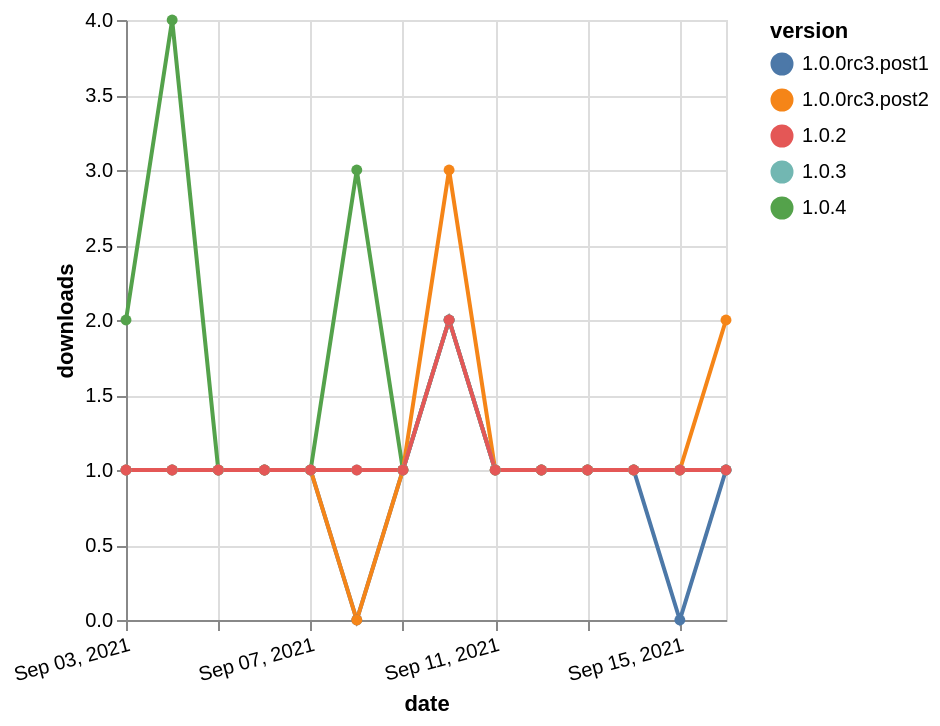

Specify this chart in Vega-Lite:
### Vega-Lite specification from a JSON file in a GitHub repository (floating-point values rounded to 4 significant figures)
{"$schema": "https://vega.github.io/schema/vega-lite/v5.json", "description": "A simple bar chart with embedded data.", "data": {"values": [{"date": "2021-09-03", "total": 126, "delta": 2, "version": "1.0.4"}, {"date": "2021-09-04", "total": 130, "delta": 4, "version": "1.0.4"}, {"date": "2021-09-05", "total": 131, "delta": 1, "version": "1.0.4"}, {"date": "2021-09-06", "total": 132, "delta": 1, "version": "1.0.4"}, {"date": "2021-09-07", "total": 133, "delta": 1, "version": "1.0.4"}, {"date": "2021-09-08", "total": 136, "delta": 3, "version": "1.0.4"}, {"date": "2021-09-09", "total": 137, "delta": 1, "version": "1.0.4"}, {"date": "2021-09-10", "total": 139, "delta": 2, "version": "1.0.4"}, {"date": "2021-09-11", "total": 140, "delta": 1, "version": "1.0.4"}, {"date": "2021-09-12", "total": 141, "delta": 1, "version": "1.0.4"}, {"date": "2021-09-13", "total": 142, "delta": 1, "version": "1.0.4"}, {"date": "2021-09-14", "total": 143, "delta": 1, "version": "1.0.4"}, {"date": "2021-09-15", "total": 144, "delta": 1, "version": "1.0.4"}, {"date": "2021-09-16", "total": 145, "delta": 1, "version": "1.0.4"}, {"date": "2021-09-03", "total": 157, "delta": 1, "version": "1.0.0rc3.post1"}, {"date": "2021-09-04", "total": 158, "delta": 1, "version": "1.0.0rc3.post1"}, {"date": "2021-09-05", "total": 159, "delta": 1, "version": "1.0.0rc3.post1"}, {"date": "2021-09-06", "total": 160, "delta": 1, "version": "1.0.0rc3.post1"}, {"date": "2021-09-07", "total": 161, "delta": 1, "version": "1.0.0rc3.post1"}, {"date": "2021-09-08", "total": 161, "delta": 0, "version": "1.0.0rc3.post1"}, {"date": "2021-09-09", "total": 162, "delta": 1, "version": "1.0.0rc3.post1"}, {"date": "2021-09-10", "total": 164, "delta": 2, "version": "1.0.0rc3.post1"}, {"date": "2021-09-11", "total": 165, "delta": 1, "version": "1.0.0rc3.post1"}, {"date": "2021-09-12", "total": 166, "delta": 1, "version": "1.0.0rc3.post1"}, {"date": "2021-09-13", "total": 167, "delta": 1, "version": "1.0.0rc3.post1"}, {"date": "2021-09-14", "total": 168, "delta": 1, "version": "1.0.0rc3.post1"}, {"date": "2021-09-15", "total": 168, "delta": 0, "version": "1.0.0rc3.post1"}, {"date": "2021-09-16", "total": 169, "delta": 1, "version": "1.0.0rc3.post1"}, {"date": "2021-09-03", "total": 406, "delta": 1, "version": "1.0.0rc3.post2"}, {"date": "2021-09-04", "total": 407, "delta": 1, "version": "1.0.0rc3.post2"}, {"date": "2021-09-05", "total": 408, "delta": 1, "version": "1.0.0rc3.post2"}, {"date": "2021-09-06", "total": 409, "delta": 1, "version": "1.0.0rc3.post2"}, {"date": "2021-09-07", "total": 410, "delta": 1, "version": "1.0.0rc3.post2"}, {"date": "2021-09-08", "total": 410, "delta": 0, "version": "1.0.0rc3.post2"}, {"date": "2021-09-09", "total": 411, "delta": 1, "version": "1.0.0rc3.post2"}, {"date": "2021-09-10", "total": 414, "delta": 3, "version": "1.0.0rc3.post2"}, {"date": "2021-09-11", "total": 415, "delta": 1, "version": "1.0.0rc3.post2"}, {"date": "2021-09-12", "total": 416, "delta": 1, "version": "1.0.0rc3.post2"}, {"date": "2021-09-13", "total": 417, "delta": 1, "version": "1.0.0rc3.post2"}, {"date": "2021-09-14", "total": 418, "delta": 1, "version": "1.0.0rc3.post2"}, {"date": "2021-09-15", "total": 419, "delta": 1, "version": "1.0.0rc3.post2"}, {"date": "2021-09-16", "total": 421, "delta": 2, "version": "1.0.0rc3.post2"}, {"date": "2021-09-03", "total": 133, "delta": 1, "version": "1.0.3"}, {"date": "2021-09-04", "total": 134, "delta": 1, "version": "1.0.3"}, {"date": "2021-09-05", "total": 135, "delta": 1, "version": "1.0.3"}, {"date": "2021-09-06", "total": 136, "delta": 1, "version": "1.0.3"}, {"date": "2021-09-07", "total": 137, "delta": 1, "version": "1.0.3"}, {"date": "2021-09-08", "total": 138, "delta": 1, "version": "1.0.3"}, {"date": "2021-09-09", "total": 139, "delta": 1, "version": "1.0.3"}, {"date": "2021-09-10", "total": 141, "delta": 2, "version": "1.0.3"}, {"date": "2021-09-11", "total": 142, "delta": 1, "version": "1.0.3"}, {"date": "2021-09-12", "total": 143, "delta": 1, "version": "1.0.3"}, {"date": "2021-09-13", "total": 144, "delta": 1, "version": "1.0.3"}, {"date": "2021-09-14", "total": 145, "delta": 1, "version": "1.0.3"}, {"date": "2021-09-15", "total": 146, "delta": 1, "version": "1.0.3"}, {"date": "2021-09-16", "total": 147, "delta": 1, "version": "1.0.3"}, {"date": "2021-09-03", "total": 133, "delta": 1, "version": "1.0.2"}, {"date": "2021-09-04", "total": 134, "delta": 1, "version": "1.0.2"}, {"date": "2021-09-05", "total": 135, "delta": 1, "version": "1.0.2"}, {"date": "2021-09-06", "total": 136, "delta": 1, "version": "1.0.2"}, {"date": "2021-09-07", "total": 137, "delta": 1, "version": "1.0.2"}, {"date": "2021-09-08", "total": 138, "delta": 1, "version": "1.0.2"}, {"date": "2021-09-09", "total": 139, "delta": 1, "version": "1.0.2"}, {"date": "2021-09-10", "total": 141, "delta": 2, "version": "1.0.2"}, {"date": "2021-09-11", "total": 142, "delta": 1, "version": "1.0.2"}, {"date": "2021-09-12", "total": 143, "delta": 1, "version": "1.0.2"}, {"date": "2021-09-13", "total": 144, "delta": 1, "version": "1.0.2"}, {"date": "2021-09-14", "total": 145, "delta": 1, "version": "1.0.2"}, {"date": "2021-09-15", "total": 146, "delta": 1, "version": "1.0.2"}, {"date": "2021-09-16", "total": 147, "delta": 1, "version": "1.0.2"}]}, "width": "container", "mark": {"type": "line", "point": {"filled": true}}, "encoding": {"x": {"field": "date", "type": "temporal", "timeUnit": "yearmonthdate", "title": "date", "axis": {"labelAngle": -15}}, "y": {"field": "delta", "type": "quantitative", "title": "downloads"}, "color": {"field": "version", "type": "nominal"}, "tooltip": {"field": "delta"}}}
